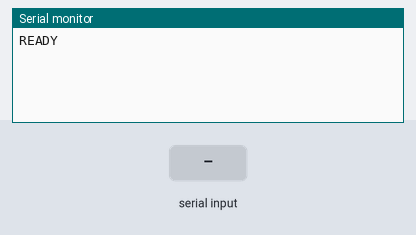
The sketch below on a simulated Arduino Uno, built with avr-gcc and run on an emulated ATmega328P. Shown: the last lines printed to the serial monitor. Inputs (shaded band) come from the test bench. The modem accepts every AT command (registered, SIM ready, sends succeed) and sends nothing else.

Above: at 1.2 s.
1.3 s: byte 30 received over Serial
At 2.5 s:
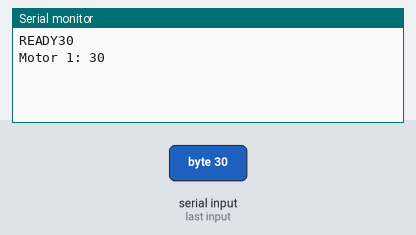
2.8 s: byte 90 received over Serial
At 3.7 s:
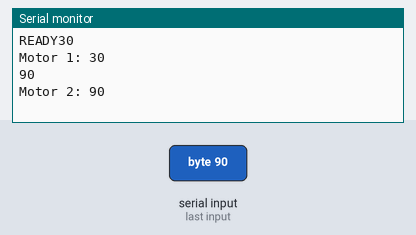
4.3 s: byte 120 received over Serial
At 4.8 s:
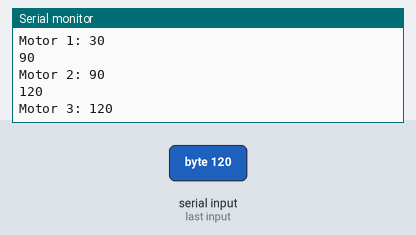

The sketch:

MOTOR_CONTROLLER.ino
```cpp
#include <SoftwareSerial.h>

#define txPin 4 // pin 4 connects to smcSerial RX
#define rxPin 3 // pin 4 connects to smcSerial RX

#define MOTOR_1 9
#define MOTOR_2 10
#define MOTOR_3 11

int i = 0;
int motorRaw = 0;


SoftwareSerial smcSerial1 = SoftwareSerial(rxPin, MOTOR_1);
SoftwareSerial smcSerial2 = SoftwareSerial(rxPin, MOTOR_2);
SoftwareSerial smcSerial3 = SoftwareSerial(rxPin, MOTOR_3);

// required to allow motors to move
// must be called when controller restarts and after any error
void exitSafeStart(){
  smcSerial1.write(0x83);
  smcSerial2.write(0x83);
  smcSerial3.write(0x83);
}
// speed should be a number from -3200 to 3200

void setMotorSpeed1(int speed){
  if (speed < 0){
    smcSerial1.write(0x86); // motor reverse command
    speed = -speed; // make speed positive
  }
  else {
    smcSerial1.write(0x85); // motor forward command
  }
  smcSerial1.write(speed & 0x1F);
  smcSerial1.write(speed >> 5);
}


void setMotorSpeed2(int speed){
  if (speed < 0){
    smcSerial2.write(0x86); // motor reverse command
    speed = -speed; // make speed positive
  }
  else {
    smcSerial2.write(0x85); // motor forward command
  }
  smcSerial2.write(speed & 0x1F);
  smcSerial2.write(speed >> 5);
}

void setMotorSpeed3(int speed){
  if (speed < 0){
    smcSerial3.write(0x86); // motor reverse command
    speed = -speed; // make speed positive
  }
  else {
    smcSerial3.write(0x85); // motor forward command
  }
  smcSerial3.write(speed & 0x1F);
  smcSerial3.write(speed >> 5);
}


void setup(){
  Serial.begin(9600);
  Serial.print("READY");
  // initialize software serial object with baud rate of 19.2 kbps
  smcSerial1.begin(19200);
  smcSerial2.begin(19200);
  smcSerial3.begin(19200);
  // the Simple Motor Controller must be running for at least 1 ms
  // before we try to send serial data, so we delay here for 5 ms
  delay(5);
  // if the Simple Motor Controller has automatic baud detection
  // enabled, we first need to send it the byte 0xAA (170 in decimal)
  // so that it can learn the baud rate
  smcSerial1.write(0xAA); // send baud-indicator byte
  smcSerial2.write(0xAA); // send baud-indicator byte
  smcSerial3.write(0xAA); // send baud-indicator byte
  // next we need to send the Exit Safe Start command, which
  // clears the safe-start violation and lets the motor run
  exitSafeStart(); // clear the safe-start violation and let the motor run
}
void loop(){
  if (Serial.available()){
    if (i < 4) i++;
    else i = 0;
    motorRaw = Serial.read();
    Serial.println(motorRaw);
    if (i == 1){
      setMotorSpeed1(motorRaw);
      Serial.print("Motor 1: ");
      Serial.println(motorRaw);
    }
    else if (i == 2){
      setMotorSpeed2(motorRaw);
      Serial.print("Motor 2: ");
      Serial.println(motorRaw);
    }
    else if (i == 3){
      setMotorSpeed3(motorRaw);
      Serial.print("Motor 3: ");
      Serial.println(motorRaw);
      i = 0;
    }
  }
}
```

Measured:
- after the input at 1.3 s, the serial monitor: prints a new line at once (image 1)
- after the input at 2.8 s, the serial monitor: prints a new line at once (image 2)
- after the input at 4.3 s, the serial monitor: prints a new line at once (image 3)
